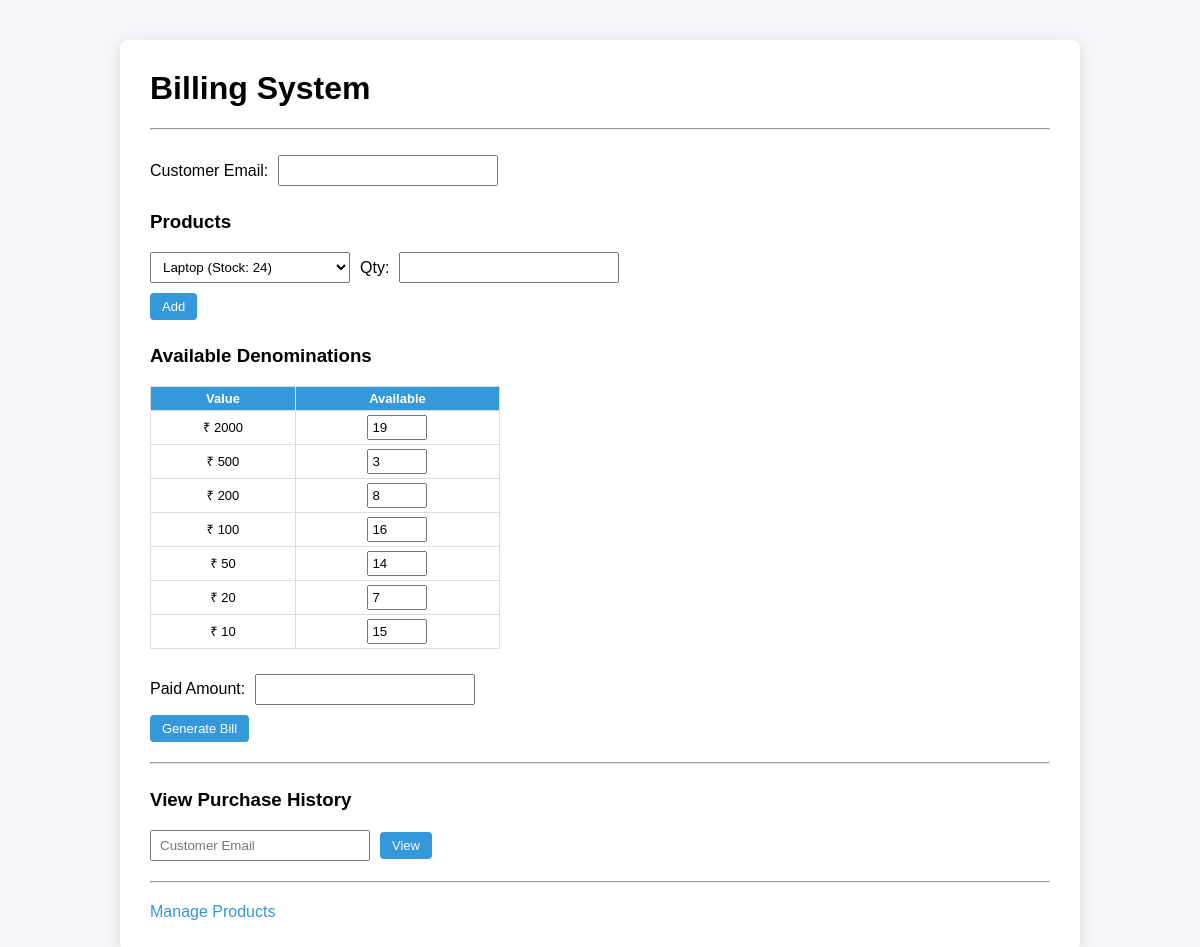
The page / on the database its author committed.
### app/models.py (models this page shows)
class DenominationInventory(Base):
    __tablename__ = "denominations"
    id = Column(Integer, primary_key=True, index=True)
    value = Column(Integer, nullable=False, unique=True)
    available_count = Column(Integer, nullable=False)

### app/routers/billing_router.py (the view)
@router.get("/", response_class=HTMLResponse)
def billing_page(request: Request, db: Session = Depends(get_db)):
    from ..models import Product, DenominationInventory
    products = db.query(Product).all()
    denominations = db.query(DenominationInventory).all()
    return templates.TemplateResponse("billing.html", {
        "request": request,
        "products": products,
        "denominations": denominations
    })

### app/templates/billing.html (shortened to what this page needs)
{% extends "base.html" %}
{% block content %}
<h1>Billing System</h1>
<hr>
<form method="post" action="/generate">
    <div class="section">
        <div class="form-row">
            <label>Customer Email:</label>
            <input type="email" name="customer_email" required>
        </div>
    </div>
    <div class="section">
        <h3>Products</h3>
        <div id="products">
            <div class="form-row">
                <select name="product_ids">
                    {% for p in products %}
                    <option value="{{ p.id }}">
                        {{ p.name }} (Stock: {{ p.stock }})
                    </option>
                    {% endfor %}
                </select>
                <label>Qty:</label>
                <input type="number" name="quantities" min="1" required>
            </div>
        </div>
        <button type="button" onclick="addProduct()">Add</button>
    </div>
    <div class="section">
        <h3>Available Denominations</h3>
        <table class="small-table">
            <tr>
                <th>Value</th>
                <th>Available</th>
            </tr>
            {% for d in denominations %}
            <tr>
                <td>₹ {{ d.value }}</td>
                <td>
                    <input type="number"
                           name="denom_{{ d.value }}"
                           value="{{ d.available_count }}">
                </td>
            </tr>
            {% endfor %}
        </table>
    </div>
    <div class="section">
        <div class="form-row">
            <label>Paid Amount:</label>
            <input type="number" name="paid_amount" required>
        </div>
        <button type="submit">Generate Bill</button>
    </div>
</form>
<hr>
<div class="section">
    <h3>View Purchase History</h3>
    <form action="/history/redirect" method="post">
        <div class="form-row">
            <input type="email" name="history_email" placeholder="Customer Email" required>
            <button type="submit">View</button>
        </div>
    </form>
</div>
<hr>
<a href="/products">Manage Products</a>
{% endblock %}

### app/templates/base.html (shortened to what this page needs)
<!DOCTYPE html>
<html>
<head>
</head>
<body>
    <div class="container">
        {% block content %}{% endblock %}
    </div>
</body>
</html>

### app/templates/base.html (style rules this page uses)
body { font-family: Arial, sans-serif; background-color: #f4f6f9; margin: 0; }
.container { max-width: 900px; margin: 40px auto; background: white; padding: 30px; border-radius: 8px; box-shadow: 0 3px 15px rgba(0,0,0,0.1); }
h1, h2, h3 { margin-top: 0; }
.section { margin-top: 25px; }
.form-row { display: flex; align-items: center; gap: 10px; margin-bottom: 10px; }
input[type="email"], input[type="number"], select { padding: 6px 8px; width: 200px; }
button { padding: 6px 12px; background-color: #3498db; color: white; border: none; border-radius: 4px; cursor: pointer; font-size: 13px; }
table { width: 100%; border-collapse: collapse; margin-top: 10px; }
th, td { border: 1px solid #ddd; padding: 6px; text-align: center; vertical-align: middle; font-size: 13px; }
th { background-color: #3498db; color: white; }
table input { width: 65px; padding: 4px; box-sizing: border-box; }
.small-table { width: 350px; margin-top: 10px auto; }
.small-table th, .small-table td { padding: 4px; font-size: 13px; }
.small-table input { width: 60px; padding: 3px; }
hr { margin: 20px 0; }
a { color: #3498db; text-decoration: none; }

### rows shown on the page
DenominationInventory: value "2000", available_count "19"
DenominationInventory: value "500", available_count "3"
DenominationInventory: value "200", available_count "8"
DenominationInventory: value "100", available_count "16"
DenominationInventory: value "50", available_count "14"
DenominationInventory: value "20", available_count "7"
DenominationInventory: value "10", available_count "15"

### other values the page prints
form field product_ids "Laptop (Stock: 24)"
